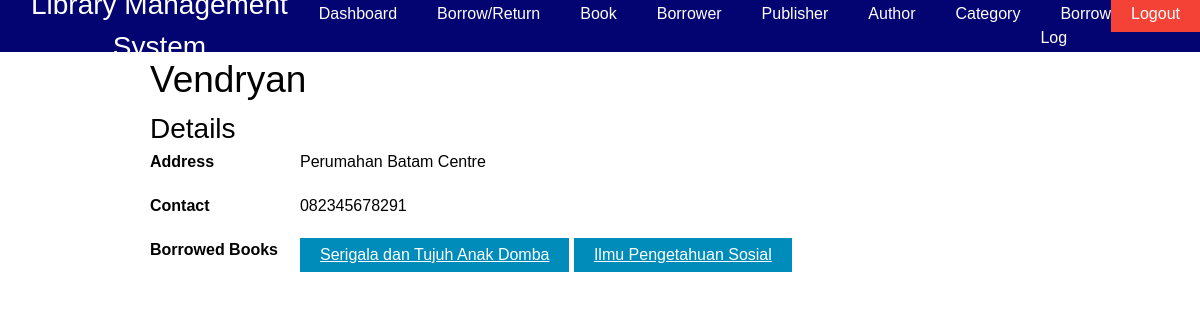
/lms/admin/borrower/detail/1 (signed in), run on the app's committed database.
### lms/models.py (models this page shows, shortened)
class Borrower(models.Model):
    borrower_id = models.AutoField(primary_key=True)
    name = models.CharField(max_length=50)
    address = models.CharField(max_length=100)
    contact = models.CharField(max_length=20)

class BorrowBook(models.Model):
    borrower_id = models.ForeignKey(Borrower, on_delete=models.CASCADE, related_name='borrow_table')
    book_id = models.ForeignKey(Book, on_delete=models.CASCADE, related_name='borrow_table')

class Book(models.Model):
    book_id = models.CharField(max_length=15, primary_key=True)
    title = models.CharField(max_length=100)
    year_published = models.IntegerField()
    quantity = models.IntegerField(default=0)
    location = models.CharField(max_length=100)
    author_id = models.ManyToManyField(Author, related_name='books')
    publisher_id = models.ForeignKey(Publisher, on_delete=models.SET_NULL, related_name='books', null=True)
    category_id = models.ManyToManyField(Category, related_name='books')

### lms/views.py (the view)
    def wrapper(*args, **kwargs):
        request = args[0]
        if 'logged_in' not in request.session:
            return HttpResponseRedirect(reverse('lms:admin-login'))
        return func(*args, **kwargs)

### lms/views.py (called while the page is built)
def check_login(func):
    def wrapper(*args, **kwargs):
        request = args[0]
        if 'logged_in' not in request.session:
            return HttpResponseRedirect(reverse('lms:admin-login'))
        return func(*args, **kwargs)
    return wrapper

@check_login
def admin_borrower_detail(request, borrower_id):
    borrower = Borrower.objects.get(pk=borrower_id)
    return render(request, 'lms/admin/borrower-detail.html', {
        'borrower': borrower,
    })

### lms/templates/lms/admin/borrower-detail.html
{% extends 'lms/admin/admin-layout.html' %}
{% load static %}
{% block css %}
    <link rel="stylesheet" type="text/css" href="{% static 'css/detail.css' %}">
{% endblock %}
{% block main %}
    <h1>{{ borrower.name }}</h1>
    <h2>Details</h2>
    <section class="details">
        <p class="info">Address</p>
        <p class="detail">{{ borrower.address }}</p>
        <p class="info">Contact</p>
        <p class="detail">{{ borrower.contact }}</p>
        <p class="info">Borrowed Books</p>
        <p class="detail">
            {% for borrow_table in borrower.borrow_table.all %}
                <a class="button update"
                    href="{% url 'lms:admin-book-detail' borrow_table.book_id.book_id %}">
                    {{ borrow_table.book_id.title }}
                </a>
                {% empty %}
                -
            {% endfor %}
        </p>
    </section>
{% endblock %}

### lms/static/css/typography.css (style rules this page uses)
html { font-size: 62.5%; font-family: Helvetica, Arial, sans-serif; }
body { line-height: 1.5; font-size: 1.6rem; }
h1, h2, h3, h4, h5, h6 { font-weight: 400; }
h1 { font-size: 3.7rem; }
h2 { font-size: 2.8rem; }

### lms/static/css/utility.css (style rules this page uses)
:root { --warning: #f44336; --update: #008CBA; --add: #4CAF50; --muted: #555555; }
.button { background-color: var(--add); border: none; color: white; padding: 0.5rem 2rem; text-align: center; display: inline-block; }
.button.update { background-color: var(--update); }

### lms/static/css/detail.css (style rules this page uses)
.info { font-weight: 600; }
.detail { margin-bottom: 2rem; }
@media screen and (min-width: 45rem) { .details { display: grid; grid-template-columns: repeat(12, calc(100% / 12)); } }
@media screen and (min-width: 45rem) { .info { grid-column: 1 / 3; margin-bottom: 2rem; } }
@media screen and (min-width: 45rem) { .detail { grid-column: 3 / -1; margin-bottom: 2rem; } }

### data on the page
Borrower: name "Vendryan", address "Perumahan Batam Centre", contact "082345678291"
BorrowBook: book_id "Serigala dan Tujuh Anak Domba"
BorrowBook: book_id "Ilmu Pengetahuan Sosial"
